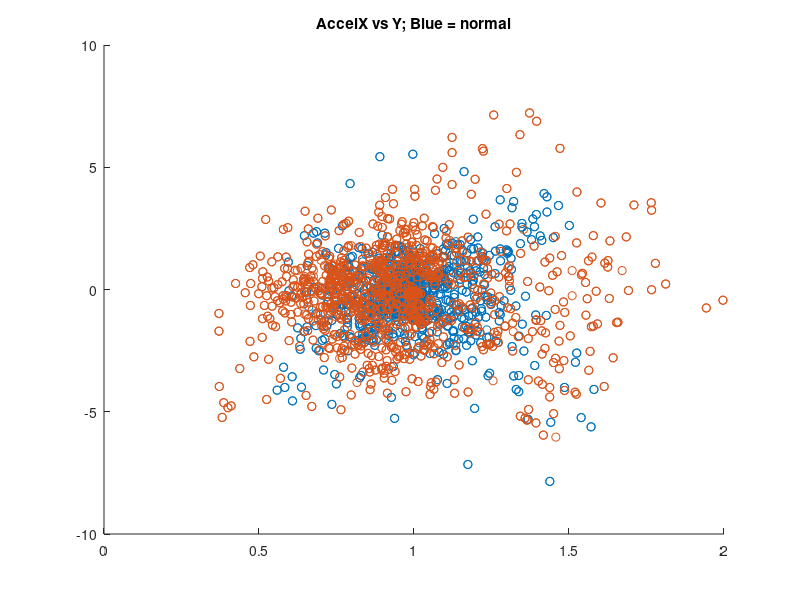
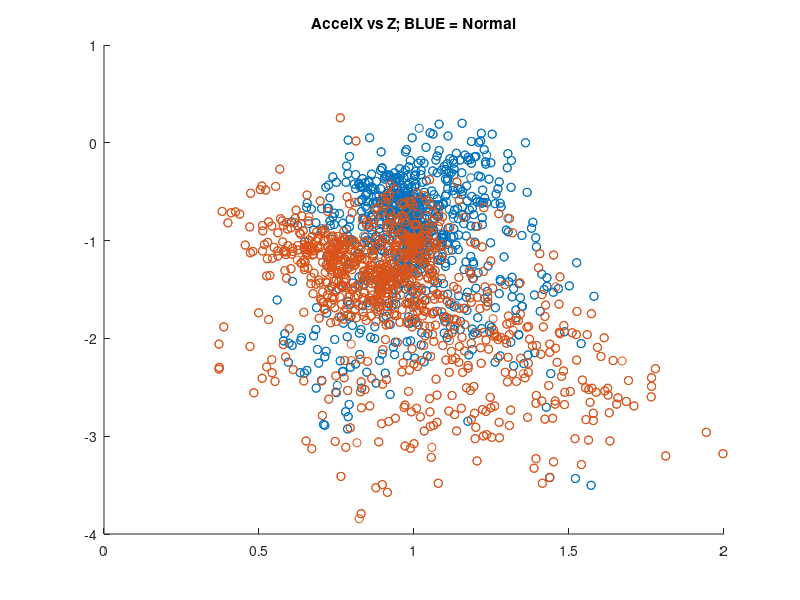
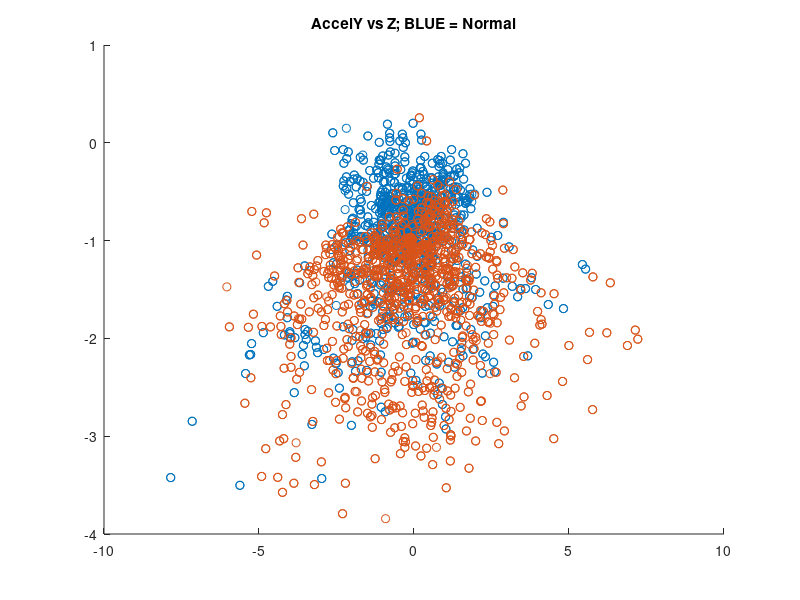

Write the MATLAB code that produced these figures, in order.
clear ; close all; clc

fprintf('Plotting Test Data ...\n')
data = load('master.csv'); %import dataset



AscentAccelX = data(:, 1);
DescentAccelX = data(:, 2);
NormalAccelX = data(:, 3);
AscentAccelY = data(:, 4);
DescentAccelY = data(:, 5);
NormalAccelY = data(:, 6);
AscentAccelZ = data(:, 7);
DescentAccelZ = data(:, 8);
NormalAccelZ = data(:, 9);
AscentGyroX = data(:, 10);
DescentGyroX = data(:, 11);
NormalGyroX = data(:, 12);
AscentGyroY = data(:, 13);
DescentGyroY = data(:, 14);
NormalGyroY = data(:, 15);
AscentGyroZ = data(:, 16);
DescentGyroZ = data(:, 17);
NormalGyroZ = data(:, 18);
time = data(:, 19);

%{
figure 
scatter(NormalAccelX, NormalAccelY);
hold on
scatter(AscentAccelX, AscentAccelY);
title('AccelX vs AccelY ');

%}
%{
figure 
scatter(NormalAccelX, AscentAccelX);
%legend('AccelX');
%blue
hold on
scatter(NormalAccelY, AscentAccelY);
%legend('AccelY');
%orange
hold on
scatter(NormalAccelZ, AscentAccelZ);
%legend('AccelZ');
%yellow
title('AccelX, AccelY, AccelZ [X axis == Normal Gait]');


%}

figure
scatter(NormalAccelX, NormalAccelY);
hold on
scatter(AscentAccelX, AscentAccelY);
title('AccelX vs Y; Blue = normal');

figure
scatter(NormalAccelX, NormalAccelZ);
hold on
scatter(AscentAccelX, AscentAccelZ);
title('AccelX vs Z; BLUE = Normal');

figure
scatter(NormalAccelY, NormalAccelZ);
hold on
scatter(AscentAccelY, AscentAccelZ);
title('AccelY vs Z; BLUE = Normal');



%%%%%%%%%%%%%%% GYRO VALUES %%%%%%%%%%%%%%%%%%%%%%%%%%%

%{
figure
scatter(NormalGyroX, NormalGyroY);
hold on
scatter(AscentGyroX, AscentGyroY);
title('GyroX vs Y; Blue = normal');

figure
scatter(NormalGyroX, NormalGyroZ);
hold on
scatter(AscentGyroX, AscentGyroZ);
title('GyroX vs Z; BLUE = Normal');

figure
scatter(NormalGyroY, NormalGyroZ);
hold on
scatter(AscentGyroY, AscentGyroZ);
title('GyroY vs Z; BLUE = Normal');
%}

%%%%%%%%%%%%%%AccelX vs All%%%%%%%%%%%%%%%%%%%%%%%%%%%%%%%%%%%
%{
figure
scatter(NormalAccelX, NormalGyroX);
hold on
scatter(AscentAccelX, AscentGyroX);
title('AccelX vs GyroX; Blue = normal');

figure
scatter(NormalAccelX, NormalGyroY);
hold on
scatter(AscentAccelX, AscentGyroY);
title('AccelX vs GyroY; BLUE = Normal');

figure
scatter(NormalAccelX, NormalGyroZ);
hold on
scatter(AscentAccelX, AscentGyroZ);
title('AccelX vs GyroZ; BLUE = Normal');
%}
%%%%%%%%%%%%%%AccelY vs All%%%%%%%%%%%%%%%%%%%%%%%%%%%%%%%%%%%
%{
figure
scatter(NormalAccelY, NormalGyroX);
hold on
scatter(AscentAccelY, AscentGyroX);
title('AccelY vs GyroX; Blue = normal');

figure
scatter(NormalAccelY, NormalGyroY);
hold on
scatter(AscentAccelY, AscentGyroY);
title('AccelY vs GyroY; BLUE = Normal');

figure
scatter(NormalAccelY, NormalGyroZ);
hold on
scatter(AscentAccelY, AscentGyroZ);
title('AccelY vs GyroZ; BLUE = Normal');
%}
%%%%%%%%%%%%%%AccelZ vs All%%%%%%%%%%%%%%%%%%%%%%%%%%%%%%%%%%%
%{
figure
scatter(NormalAccelZ, NormalGyroX);
hold on
scatter(AscentAccelZ, AscentGyroX);
title('AccelZ vs GyroX; Blue = normal');

figure
scatter(NormalAccelZ, NormalGyroY);
hold on
scatter(AscentAccelZ, AscentGyroY);
title('AccelZ vs GyroY; BLUE = Normal');

figure
scatter(NormalAccelZ, NormalGyroZ);
hold on
scatter(AscentAccelZ, AscentGyroZ);
title('AccelZ vs GyroZ; BLUE = Normal');
%}
%{
scatter(NormalAccelX, NormalAccelZ);
hold on
scatter(AscentAccelX, AscentAccelZ);
hold on
%}


%{
figure
scatter(NormalAccelX, NormalAccelZ, NormalAccelY);
title('test');
%}
%{
figure 
scatter(NormalGyroX, NormalGyroZ);
hold on
scatter(AscentGyroX, AscentGyroZ);
title('GyroZ Ascent vs Normal');
%}
%{
figure;
plot(AscentAccelX(idx==1,1),AscentAccelZ(idx==1,2),'r.','MarkerSize',12)
hold on
plot(NormalA(idx==2,1),X(idx==2,2),'b.','MarkerSize',12)
plot(C(:,1),C(:,2),'kx',...
     'MarkerSize',15,'LineWidth',3) 
legend('Cluster 1','Cluster 2','Centroids',...
       'Location','NW')
title 'Cluster Assignments and Centroids'
hold off

%}